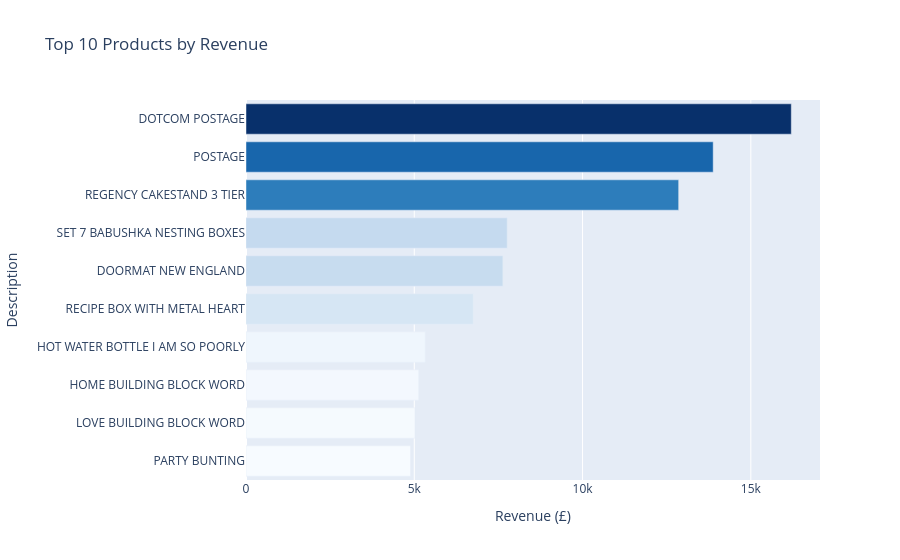

Notebook source saved alongside this figure:
### Code cell
# Visualize top products
top_10 = product_stats.head(10)

fig = px.bar(top_10, x='Revenue', y='Description', orientation='h',
             title='Top 10 Products by Revenue',
             labels={'Revenue': 'Revenue (£)'},
             color='Revenue', color_continuous_scale='Blues')
fig.update_layout(yaxis={'categoryorder': 'total ascending'}, showlegend=False,
                  coloraxis_showscale=False)
fig.show()

### Figure 1 — Plotly figure (JSON) as saved in the notebook; plotly's stock layout.template omitted (floating-point values rounded to 4 significant figures)
{"data": [{"hovertemplate": "Revenue (£)=%{marker.color}<br>Description=%{y}<extra></extra>", "legendgroup": "", "marker": {"color": [16200.0, 13880.0, 12860.0, 7762.0, 7632.0, 6751.0, 5327.0, 5133.0, 5020.0, 4889.0], "coloraxis": "coloraxis", "pattern": {"shape": ""}}, "name": "", "orientation": "h", "showlegend": false, "textposition": "auto", "type": "bar", "x": [16200.0, 13880.0, 12860.0, 7762.0, 7632.0, 6751.0, 5327.0, 5133.0, 5020.0, 4889.0], "xaxis": "x", "y": ["DOTCOM POSTAGE", "POSTAGE", "REGENCY CAKESTAND 3 TIER", "SET 7 BABUSHKA NESTING BOXES", "DOORMAT NEW ENGLAND", "RECIPE BOX WITH METAL HEART", "HOT WATER BOTTLE I AM SO POORLY", "HOME BUILDING BLOCK WORD", "LOVE BUILDING BLOCK WORD", "PARTY BUNTING"], "yaxis": "y"}], "layout": {"barmode": "relative", "coloraxis": {"colorbar": {"title": {"text": "Revenue (£)"}}, "colorscale": [[0, "rgb(247,251,255)"], [0.125, "rgb(222,235,247)"], [0.25, "rgb(198,219,239)"], [0.375, "rgb(158,202,225)"], [0.5, "rgb(107,174,214)"], [0.625, "rgb(66,146,198)"], [0.75, "rgb(33,113,181)"], [0.875, "rgb(8,81,156)"], [1, "rgb(8,48,107)"]], "showscale": false}, "legend": {"tracegroupgap": 0}, "showlegend": false, "title": {"text": "Top 10 Products by Revenue"}, "xaxis": {"anchor": "y", "domain": [0, 1], "title": {"text": "Revenue (£)"}}, "yaxis": {"anchor": "x", "categoryorder": "total ascending", "domain": [0, 1], "title": {"text": "Description"}}}}
